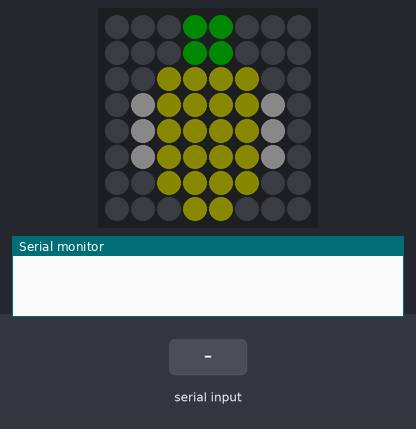
Recording of a sketch running on a simulated Arduino Uno, built with avr-gcc and run on an emulated ATmega328P. On the bench: 8×8 RGB LED matrix (first LED top left, wired row by row), the last lines printed to the serial monitor. Inputs (shaded band) come from the test bench. Dim RGB values are drawn brighter than linear.

Above: at 0.7 s.
At 1.2 s:
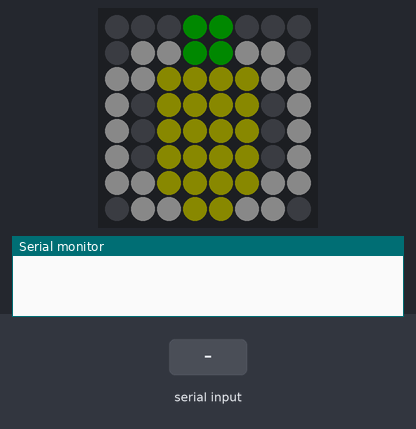
2.9 s: "W\n" received over Serial
At 3.8 s:
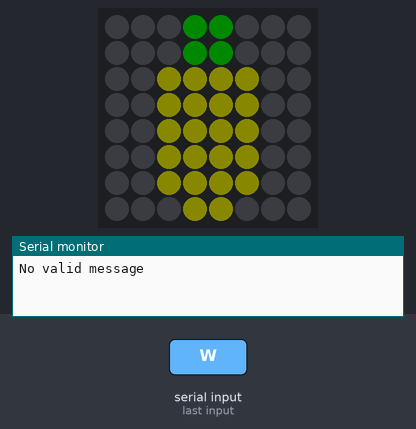
Timing chart, 0 to 5.9 s (numbered marks = the images above; inputs shaded):
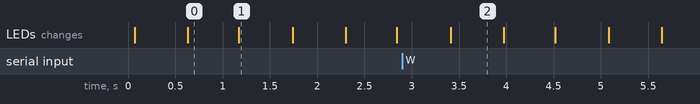

The sketch:

LEDMatrix.ino
```cpp
#include <Adafruit_GFX.h>
#include <Adafruit_NeoMatrix.h>
#include <Adafruit_NeoPixel.h>

#define PIN 6

#define BLACK    0x0000
#define BLUE     0x001F
#define RED      0xF800
#define GREEN    0x07E0
#define CYAN     0x07FF
#define MAGENTA  0xF81F
#define YELLOW   0xFFE0
#define WHITE    0xFFFF
#define BROWN    matrix.Color(143,93,0)

#include "animation.h"

Adafruit_NeoMatrix matrix = Adafruit_NeoMatrix(8, 8, PIN,
NEO_MATRIX_TOP    + NEO_MATRIX_RIGHT +
NEO_MATRIX_COLUMNS + NEO_MATRIX_PROGRESSIVE,
NEO_GRB            + NEO_KHZ800);

Adafruit_NeoPixel strip = Adafruit_NeoPixel(64, PIN, NEO_GRB + NEO_KHZ800);

int x = matrix.width();
const int msgBufferLen = 80;
char msg[msgBufferLen];
char msgSeparator = '\n';
String message;

const String msgConnect = "connect";

void setup()
{
  matrix.begin();
  matrix.setTextWrap(false);
  matrix.setBrightness(10);
  strip.setBrightness(10);
  Serial.begin(115200);
}

void loop()
{
  matrix.fillScreen(0);
  strip.show();
  animatePineapple();
}

void animatePineapple() {
  for(int i=0; i<8; i++) {
    for(int j=0;j<8; j++){
      matrix.drawPixel(j, i, getColor(pineapple_plain[i][j]));
    }
  }
  matrix.show();
  delay(500);

  for(int i=0; i<8; i++) {
    for(int j=0;j<8; j++){
      matrix.drawPixel(j, i, getColor(pineapple_wave1[i][j]));
    }
  }
  matrix.show();
  delay(500);

  for(int i=0; i<8; i++) {
    for(int j=0;j<8; j++){
      matrix.drawPixel(j, i, getColor(pineapple_wave2[i][j]));
    }
  }
  matrix.show();
  delay(500);
}

uint16_t getColor(char c) {
  if (c == 'W') {
    return WHITE;
  }
  else if (c == 'G') {
    return GREEN;
  }
  else if (c == 'Y') {
    return YELLOW;
  }
  else if (c == 'B') {
    return BLACK;
  }
  else if (c == 'M') {
    return MAGENTA;
  }
}

void serialEvent(){

  Serial.readBytesUntil(msgSeparator, msg, msgBufferLen);
  message = String(msg);
  //trim newline character from message
  message = message.substring(0, message.length()-1);

  //  Serial.println(message);
  //  Serial.println(msg);

  if (message.equals(msgConnect)) {
    Serial.println("Connect message received");
    connectAnimation("10"); //value hardcoded, nr of connections needs implementation
  }
  else {
    Serial.println("No valid message");
  }
  //reset the char array
  memset(msg, 0, sizeof msg);
}

void connectAnimation(String connections) {
  int pass = 0;
  rainbow(2);
  matrix.fillScreen(0);
  for(int i =0;i<85;i++){
    matrix.setCursor(x, 0);
    matrix.print(connections + " connects...");
    if(--x < -76) {
      x = matrix.width();
      matrix.setTextColor(WHITE);
    }
    matrix.show();
    delay(60);
    matrix.fillScreen(0);
  }
  rainbow(2);
}

void rainbow(uint8_t wait) {
  uint16_t i, j;

  for(j=0; j<256; j++) {
    for(i=0; i<strip.numPixels(); i++) {
      strip.setPixelColor(i, Wheel((i+j) & 255));
    }
    strip.show();
    delay(wait);
  }
}

// Input a value 0 to 255 to get a color value.
// The colours are a transition r - g - b - back to r.
uint32_t Wheel(byte WheelPos) {
  if(WheelPos < 85) {
    return strip.Color(WheelPos * 3, 255 - WheelPos * 3, 0);
  }
  else if(WheelPos < 170) {
    WheelPos -= 85;
    return strip.Color(255 - WheelPos * 3, 0, WheelPos * 3);
  }
  else {
    WheelPos -= 170;
    return strip.Color(0, WheelPos * 3, 255 - WheelPos * 3);
  }
}
```

animation.h
```cpp
static char pineapple_plain[8][8] = {
  {
    'B', 'B', 'B', 'G', 'G', 'B', 'B', 'B'  }
  ,
  {
    'B', 'B', 'B', 'G', 'G', 'B', 'B', 'B'  }
  ,
  {
    'B', 'B', 'Y', 'Y', 'Y', 'Y', 'B', 'B'  }
  ,
  {
    'B', 'B', 'Y', 'Y', 'Y', 'Y', 'B', 'B'  }
  ,
  {
    'B', 'B', 'Y', 'Y', 'Y', 'Y', 'B', 'B'  }
  ,
  {
    'B', 'B', 'Y', 'Y', 'Y', 'Y', 'B', 'B'  }
  ,
  {
    'B', 'B', 'Y', 'Y', 'Y', 'Y', 'B', 'B'  }
  ,
  {
    'B', 'B', 'B', 'Y', 'Y', 'B', 'B', 'B'  }
};

static char pineapple_wave1[8][8] = {
  {
    'B', 'B', 'B', 'G', 'G', 'B', 'B', 'B'  }
  ,
  {
    'B', 'B', 'B', 'G', 'G', 'B', 'B', 'B'  }
  ,
  {
    'B', 'B', 'Y', 'Y', 'Y', 'Y', 'B', 'B'  }
  ,
  {
    'B', 'W', 'Y', 'Y', 'Y', 'Y', 'W', 'B'  }
  ,
  {
    'B', 'W', 'Y', 'Y', 'Y', 'Y', 'W', 'B'  }
  ,
  {
    'B', 'W', 'Y', 'Y', 'Y', 'Y', 'W', 'B'  }
  ,
  {
    'B', 'B', 'Y', 'Y', 'Y', 'Y', 'B', 'B'  }
  ,
  {
    'B', 'B', 'B', 'Y', 'Y', 'B', 'B', 'B'  }
};

static char pineapple_wave2[8][8] = {
  {
    'B', 'B', 'B', 'G', 'G', 'B', 'B', 'B'  }
  ,
  {
    'B', 'W', 'W', 'G', 'G', 'W', 'W', 'B'  }
  ,
  {
    'W', 'W', 'Y', 'Y', 'Y', 'Y', 'W', 'W'  }
  ,
  {
    'W', 'B', 'Y', 'Y', 'Y', 'Y', 'B', 'W'  }
  ,
  {
    'W', 'B', 'Y', 'Y', 'Y', 'Y', 'B', 'W'  }
  ,
  {
    'W', 'B', 'Y', 'Y', 'Y', 'Y', 'B', 'W'  }
  ,
  {
    'W', 'W', 'Y', 'Y', 'Y', 'Y', 'W', 'W'  }
  ,
  {
    'B', 'W', 'W', 'Y', 'Y', 'W', 'W', 'B'  }
};
```

Measured:
- what the display in image 0 shows lasts 0.6 s, from 0.6 s to 1.2 s
- what the display in image 1 shows lasts 0.5 s, from 1.2 s to 1.7 s
